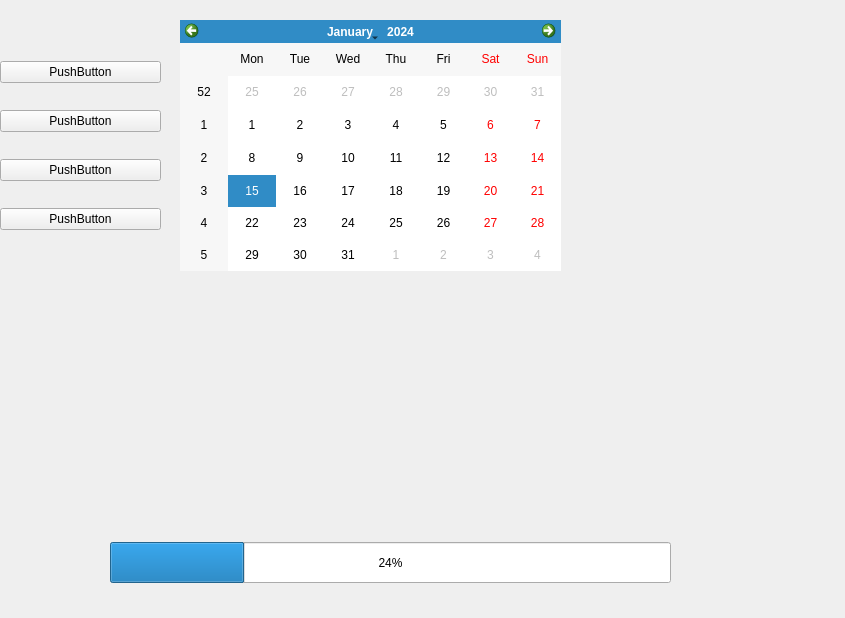
<?xml version="1.0" encoding="UTF-8"?>
<ui version="4.0">
 <class>Form</class>
 <widget class="QWidget" name="Form">
  <property name="geometry">
   <rect>
    <x>0</x>
    <y>0</y>
    <width>845</width>
    <height>618</height>
   </rect>
  </property>
  <property name="windowTitle">
   <string>Form</string>
  </property>
  <widget class="QWidget" name="verticalLayoutWidget">
   <property name="geometry">
    <rect>
     <x>0</x>
     <y>40</y>
     <width>161</width>
     <height>211</height>
    </rect>
   </property>
   <layout class="QVBoxLayout" name="verticalLayout">
    <item>
     <widget class="QPushButton" name="pushButton">
      <property name="text">
       <string>PushButton</string>
      </property>
     </widget>
    </item>
    <item>
     <widget class="QPushButton" name="pushButton_3">
      <property name="text">
       <string>PushButton</string>
      </property>
     </widget>
    </item>
    <item>
     <widget class="QPushButton" name="pushButton_4">
      <property name="text">
       <string>PushButton</string>
      </property>
     </widget>
    </item>
    <item>
     <widget class="QPushButton" name="pushButton_2">
      <property name="text">
       <string>PushButton</string>
      </property>
     </widget>
    </item>
   </layout>
  </widget>
  <widget class="QCalendarWidget" name="calendarWidget">
   <property name="geometry">
    <rect>
     <x>180</x>
     <y>20</y>
     <width>381</width>
     <height>251</height>
    </rect>
   </property>
  </widget>
  <widget class="QProgressBar" name="progressBar">
   <property name="geometry">
    <rect>
     <x>110</x>
     <y>542</y>
     <width>561</width>
     <height>41</height>
    </rect>
   </property>
   <property name="value">
    <number>24</number>
   </property>
  </widget>
 </widget>
 <resources/>
 <connections/>
</ui>
